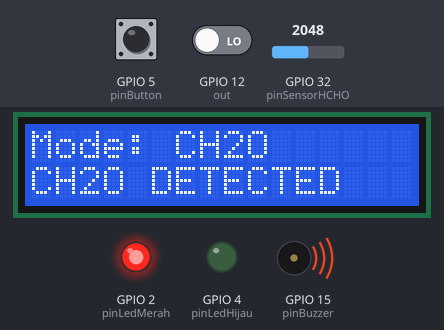
Simulated run of this sketch. Board: ESP32. Parts: 16×2 character LCD, output pins drawn as LEDs (lit = HIGH), buzzer (waves = sounding, pin HIGH). Dashed ring = blinking. The test bench sets the inputs (shaded band); at power-on: GPIO 5 (pinButton) HIGH, GPIO 32 (pinSensorHCHO) = 2048, GPIO 12 (out) LOW. Pins used as bus, display or sensor lines are not drawn; what the sketch prints to the serial monitor is not drawn.

Above: at 6.4 s.
6.5 s: GPIO 5 (pinButton) pulled LOW for 0.55 s
At 8.3 s:
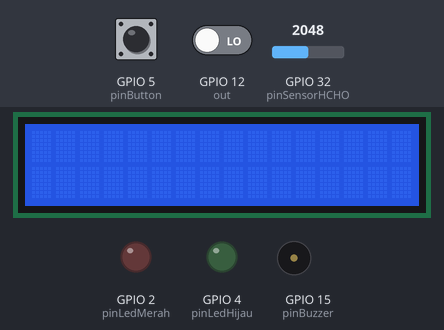
10.0 s: GPIO 5 (pinButton) pulled LOW for 1 s
At 11.3 s:
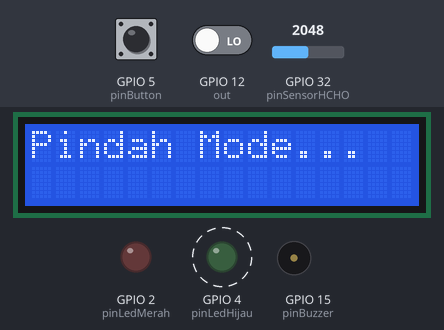
13.4 s: GPIO 32 (pinSensorHCHO) set to 320
15.0 s: GPIO 32 (pinSensorHCHO) set to 268
At 17.0 s:
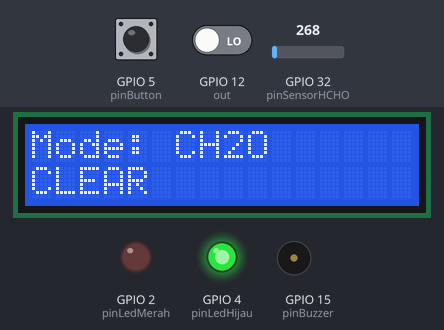
17.3 s: GPIO 5 (pinButton) pulled LOW for 3.2 s
At 22.7 s:
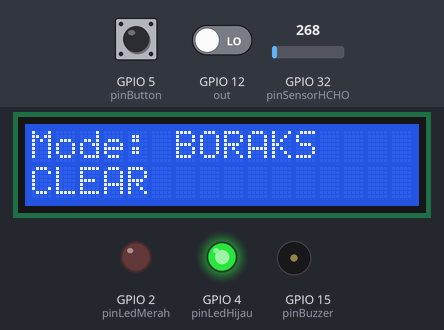
Timing chart, 0 to 24.2 s (numbered marks = the images above; inputs shaded):
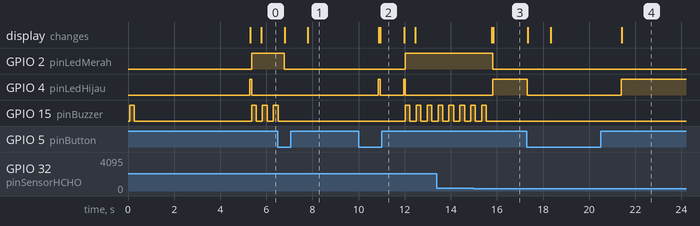

Measured:
- the behaviour switches between 300 and 299 on GPIO 32 (pinSensorHCHO) (found by bisection; images 2 and 3)
- after the input at 6.5 s, GPIO 2 (pinLedMerah): HIGH → LOW after 0.28 s; GPIO 15 (pinBuzzer): goes on until 6.5 s, then stays LOW; the display: first changes after 0.30 s (image 1 shows a later state)
- after the input at 10.0 s, GPIO 2 (pinLedMerah): LOW → HIGH after 2.0 s; GPIO 15 (pinBuzzer): alternates HIGH for 0.20 s and LOW for 0.27 s, starting after 2.0 s; the display: first differs from a run without the input after 0.95 s (image 2)
- after the input at 15.0 s, GPIO 2 (pinLedMerah): HIGH → LOW after 0.82 s; GPIO 4 (pinLedHijau): LOW → HIGH after 0.82 s; GPIO 15 (pinBuzzer): goes on until 15.5 s, then stays LOW; the display: first changes after 0.77 s (image 3 shows a later state)
- after the input at 17.3 s, GPIO 4 (pinLedHijau): HIGH → LOW at once, → HIGH 4.1 s later; the display: first changes at once (image 4 shows a later state)
- by itself, GPIO 4 (pinLedHijau): alternates HIGH for 0.07 s and LOW for 1.0 s
- by itself, GPIO 15 (pinBuzzer): repeats every 0.47 s: HIGH 0.20 s, LOW 0.27 s

The sketch:

Project_pendeteksi_formalin_dan_boraks.ino
```cpp
#include <Wire.h>
#include <LiquidCrystal_I2C.h>

#define  s0 25
#define s1 26
#define s2 27
#define s3 14
#define  out 12

int dataR = 0;
int dataG = 0;
int dataB = 0;

LiquidCrystal_I2C lcd(0x27, 16, 2);

const int pinButton = 5;
const int pinSensorHCHO = 32;
const int pinLedHijau = 4;
const int pinLedMerah = 2;
const int pinBuzzer = 15;

const int AMBANG_FORMALIN = 550;
const int BATAS_AMAN_FORMALIN = 300;
bool isLockedFormalin = false;
int mode = 0;

void setup() {
  Serial.begin(9600);
  lcd.init();
  lcd.backlight();

  pinMode(pinButton, INPUT_PULLUP);
  pinMode(pinLedHijau, OUTPUT);
  pinMode(pinLedMerah, OUTPUT);
  pinMode(pinBuzzer, OUTPUT);

  pinMode(s0,OUTPUT);
  pinMode(s1,OUTPUT);
  pinMode(s2,OUTPUT);
  pinMode(s3,OUTPUT);
  pinMode(out,INPUT);

  digitalWrite(s0,HIGH);
  digitalWrite(s1,HIGH);

  lcd.setCursor(4,0);
  lcd.print("BOFORMAN");
  lcd.setCursor(4,1);
  lcd.print("STARTING");
  digitalWrite(pinBuzzer, HIGH);
  delay(200);
  digitalWrite(pinBuzzer, LOW);
  delay(5000);
  lcd.clear();
}

void loop() {
  if (digitalRead(pinButton) == LOW) {
    mode++;
    if (mode > 1) mode = 0;

    isLockedFormalin = false;
    digitalWrite(pinBuzzer, LOW);
    digitalWrite(pinLedMerah, LOW);
    digitalWrite(pinLedHijau, LOW);

    lcd.clear();
    lcd.setCursor(0, 0);
    lcd.print("Pindah Mode...");
    delay(1000);
    lcd.clear();
  }

  switch (mode) {

    case 0: {
      int nilaiHCHO = analogRead(pinSensorHCHO);

      if (!isLockedFormalin) {
        digitalWrite(pinLedHijau, HIGH);
        digitalWrite(pinLedMerah, LOW);
        digitalWrite(pinBuzzer, LOW);

        lcd.setCursor(0, 0);
        lcd.print("Mode: CH2O      ");
        lcd.setCursor(0, 1);
        lcd.print("CLEAR");
        Serial.println(nilaiHCHO);

        if (nilaiHCHO >= AMBANG_FORMALIN) {
          isLockedFormalin = true;
          lcd.clear();
        }
      }
      else {
        digitalWrite(pinLedHijau, LOW);
        digitalWrite(pinLedMerah, HIGH);

        digitalWrite(pinBuzzer, HIGH); delay(200);
        digitalWrite(pinBuzzer, LOW);  delay(200);

        lcd.setCursor(0, 0);
        lcd.print("Mode: CH2O  ");
        lcd.setCursor(0, 1);
        lcd.print("CH2O DETECTED");

        if (nilaiHCHO < BATAS_AMAN_FORMALIN) {
          isLockedFormalin = false;
          lcd.clear();
        }
      }
      break;
    }

    case 1: {
      digitalWrite(s2,LOW);
      digitalWrite(s3,LOW);
      Serial.print("Red value = ");
      dataR = pulseIn(out,LOW);
      Serial.print(dataR);
      Serial.print("\	");
      delay(20);

      digitalWrite(s2,HIGH);
      digitalWrite(s3,HIGH);
      Serial.print("Green value = ");
      dataG = pulseIn(out,LOW);
      Serial.print(dataG);
      Serial.print("\	");
      delay(20);

      digitalWrite(s2,LOW);
      digitalWrite(s3,HIGH);
      Serial.print("Blue value= ");
      dataB = pulseIn(out,LOW);
      Serial.print(dataB);
      Serial.print("\	");
      delay(20);

      Serial.println();

      if (dataR < 55 and dataG < 65 and dataB < 50){
        if (dataR > 30 and dataG > 40 and dataB > 45){
          digitalWrite(pinLedHijau, LOW);
          digitalWrite(pinLedMerah, HIGH);

          digitalWrite(pinBuzzer, HIGH); delay(200);
          digitalWrite(pinBuzzer, LOW);  delay(200);

          lcd.setCursor(0, 0);
          lcd.print("Mode: BORAKS");
          lcd.setCursor(0, 1);
          lcd.print("BORAKS DETECTED");
        } else {
          lcd.clear();
          digitalWrite(pinLedHijau, HIGH);
          digitalWrite(pinLedMerah, LOW);
          lcd.setCursor(0, 0);
          lcd.print("Mode: BORAKS");
          lcd.setCursor(0, 1);
          lcd.print("CLEAR");
        }
      } else {
        lcd.clear();
        digitalWrite(pinLedHijau, HIGH);
        digitalWrite(pinLedMerah, LOW);
        lcd.setCursor(0, 0);
        lcd.print("Mode: BORAKS");
        lcd.setCursor(0, 1);
        lcd.print("CLEAR");
      }
      break;
    }
  }
  delay(50);
}
```
